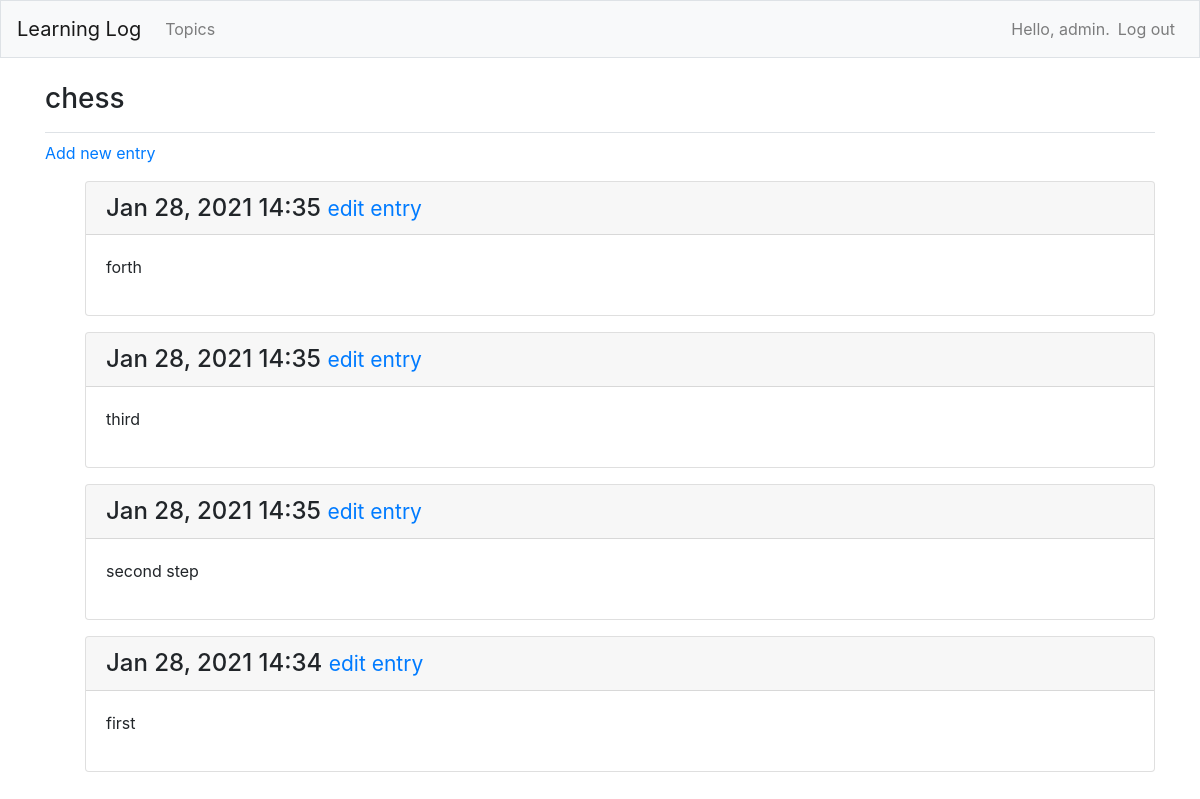
Before: /tiktok/topics/1/ (signed in) with the older database file.
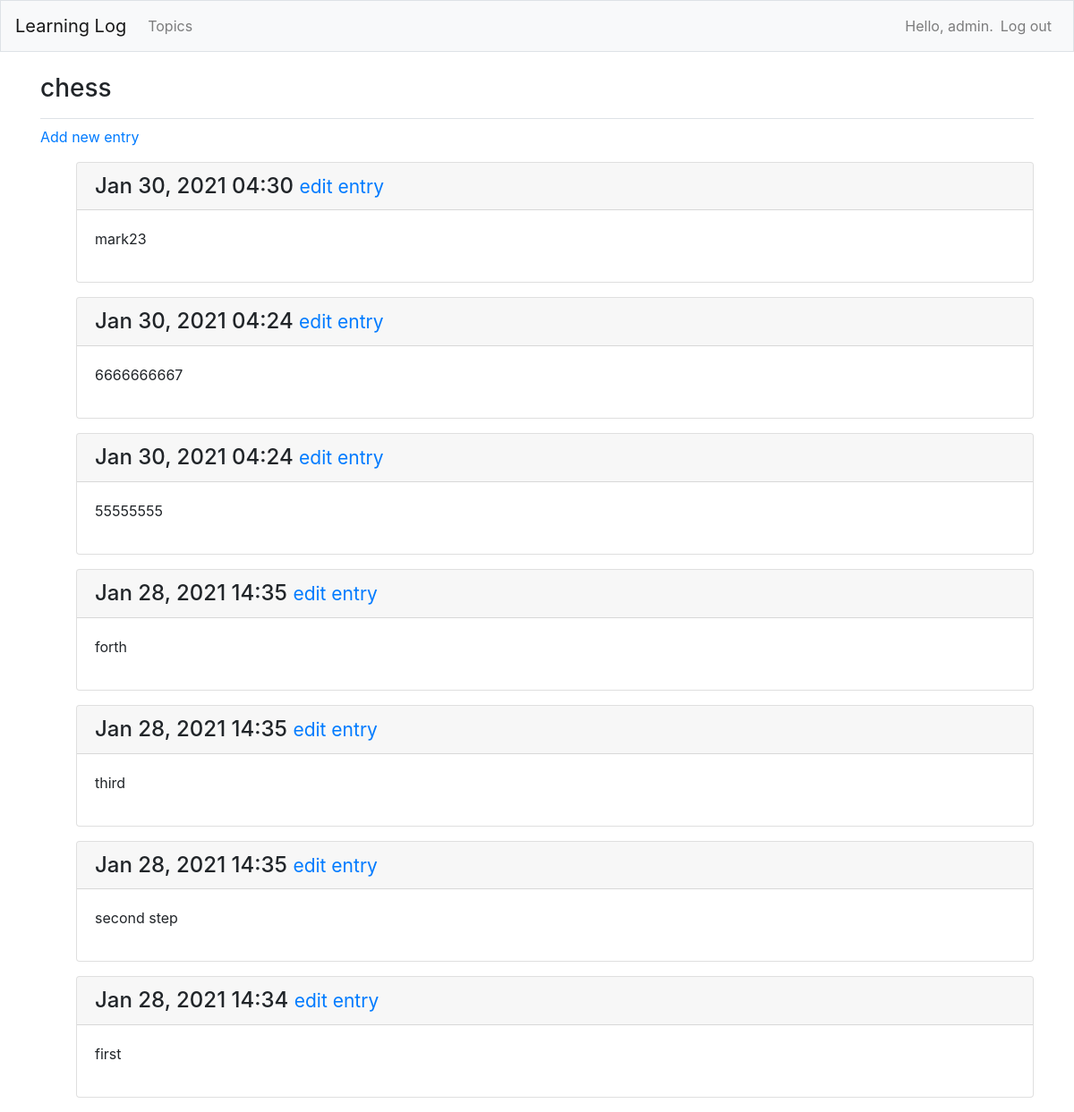
After: the same page with the newer database file.
### tiktok/models.py (models this page shows, shortened)
class Topic(models.Model):
    text=models.CharField(max_length=200)
    date_added=models.DateTimeField(auto_now_add=True)
    owner=models.ForeignKey(User,on_delete=models.CASCADE)
    def __str__(self):
        return self.text

class Entry(models.Model):
    topic=models.ForeignKey(Topic,on_delete=models.CASCADE)
    text=models.CharField(max_length=200000)
    date_added=models.DateTimeField(auto_now_add=True)
    class Meta:
        verbose_name_plural='entries'

### tiktok/views.py (the view)
# urls.py: path('topics/<int:topic_id>/',views.topic,name='topic'),#显示单个主题
@login_required
def topic(req,topic_id):
    topic=get_object_or_404(Topic,id=topic_id)
    check_topic_owner(req,topic)
    entries=topic.entry_set.order_by('-date_added')
    context={'topic':topic,'entries':entries}
    return render(req,'sub_tiktok/topic.html',context)

### tiktok/views.py (called while the page is built)
def check_topic_owner(req,topic):
    if topic.owner!=req.user:
        raise Http404

### tiktok/templates/sub_tiktok/topic.html
{% extends 'sub_tiktok/base.html' %}
{% block page_header %}
  <h3>{{ topic }}</h3>
{% endblock page_header %}
{% block content %}
  <p>
    <a href="{% url 'tiktok:new_entry' topic.id %}">Add new entry</a>
  </p>
  <ul>
  {% for entry in entries %}
    <div class="card mb-3">
      <h4 class="card-header">
        {{ entry.date_added|date:'M d, Y H:i' }}
        <small><a href="{% url 'tiktok:edit_entry' entry.id %}">
            edit entry</a></small>
      </h4>
      <div class="card-body">
        {{ entry.text|linebreaks }}
      </div>
    </div>
  {% empty %}
    <p>There are no entries for this topic yet.</p>
  {% endfor %}
{% endblock content %}

### tiktok/templates/sub_tiktok/base.html (shortened to what this page needs)
{% load bootstrap4 %}
<!doctype html>
<html lang="en">
<head>
  {% bootstrap_css %}
</head>
<body>
  <nav class="navbar navbar-expand-md navbar-light bg-light mb-4 border">
    <a class="navbar-brand" href="{% url 'tiktok:index'%}">
        Learning Log</a>
    <div class="collapse navbar-collapse" id="navbarCollapse">
      <ul class="navbar-nav mr-auto">
        <li class="nav-item">
          <a class="nav-link" href="{% url 'tiktok:topics'%}">
              Topics</a></li>
      </ul>
      <ul class="navbar-nav ml-auto">
        {% if user.is_authenticated %}
          <li class="nav-item">
            <span class="navbar-text"}>Hello, {{ user.username }}.</span>
          </li>
          <li class="nav-item">
            <a class="nav-link" href="{% url 'users:logout' %}">Log out</a>
          </li>
        {% else %}
          <li class="nav-item">
            <a class="nav-link" href="{% url 'users:register' %}">Register</a>
          </li>
          <li class="nav-item">
            <a class="nav-link" href="{% url 'users:login' %}">Log in</a></li>
        {% endif %}
      </ul>
    </div>
  </nav>
  <main role="main" class="container">
    <div class="pb-2 mb-2 border-bottom">
      {% block page_header %}{% endblock page_header %}
    </div>
    <div>
      {% block content %}{% endblock content %}
    </div>
  </main>
</body>
</html>

Changed rows visible on the page:
added Entry: date_added "Jan 30, 2021 04:30", text "mark23"
added Entry: date_added "Jan 30, 2021 04:24", text "6666666667"
added Entry: date_added "Jan 30, 2021 04:24", text "55555555"
